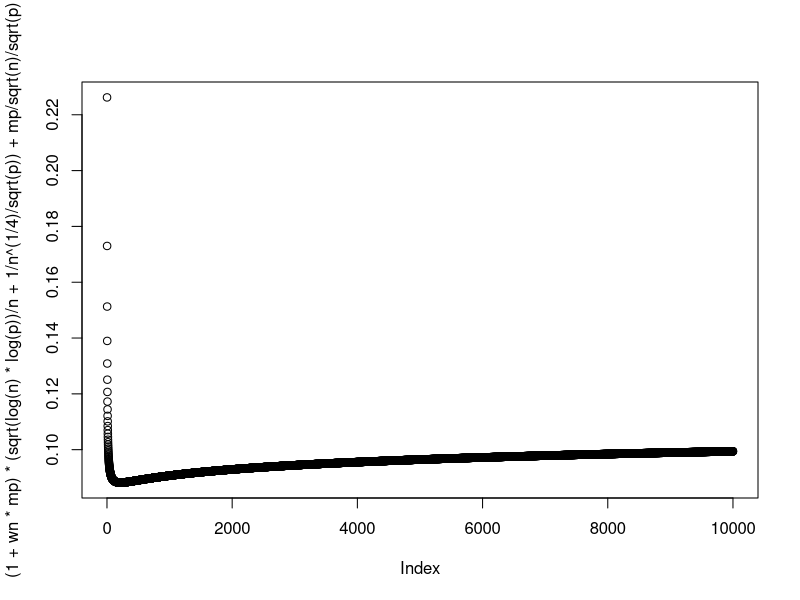
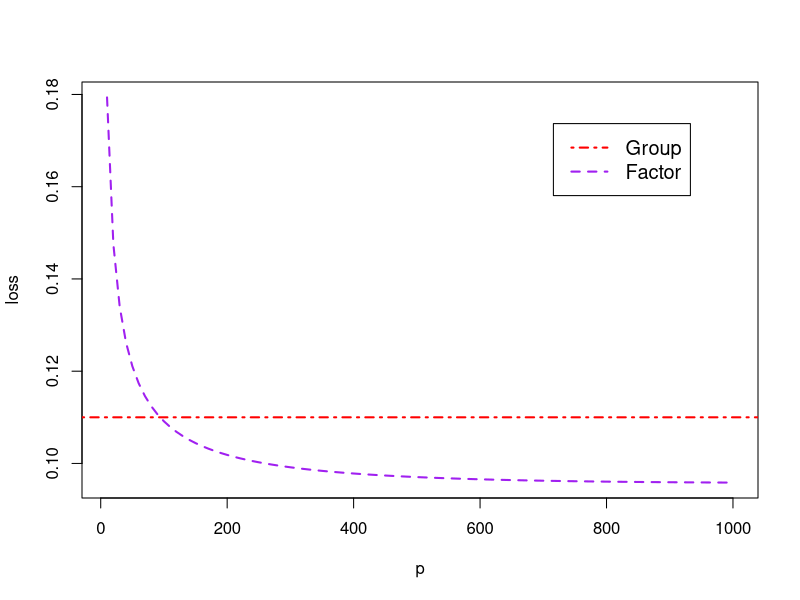
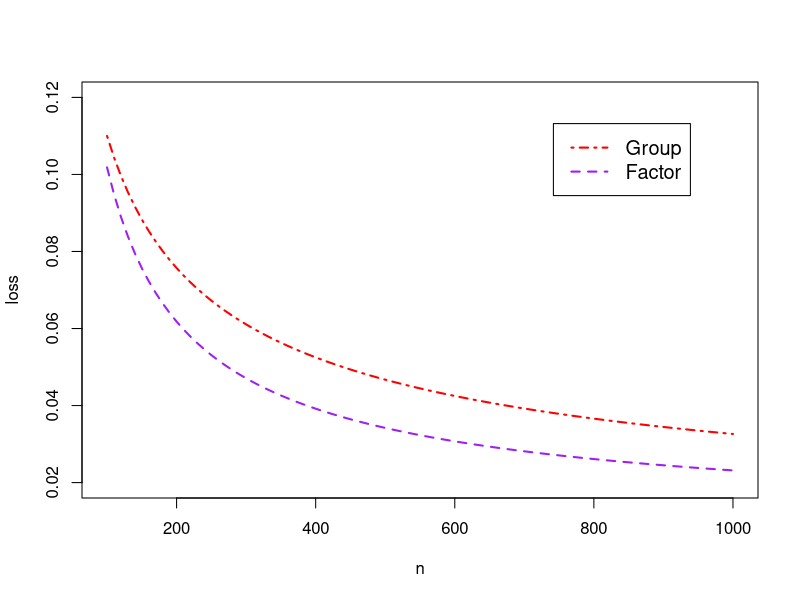
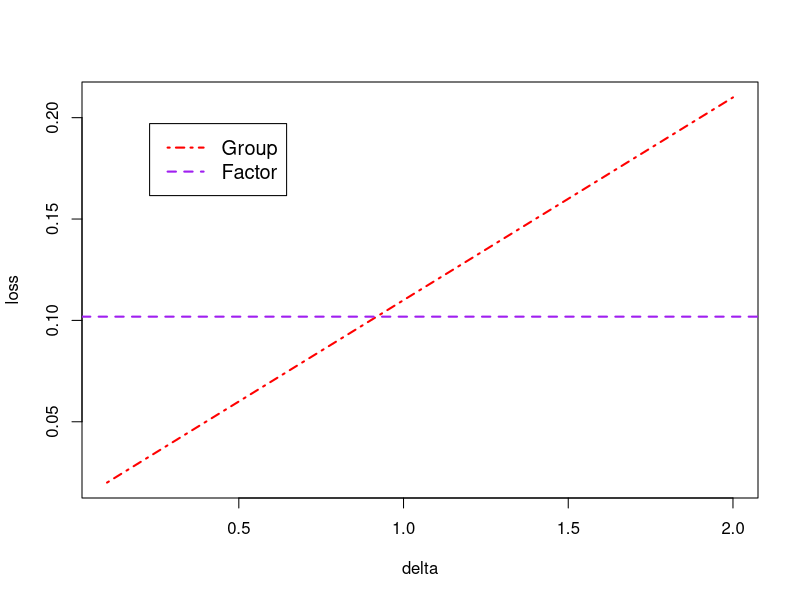

These charts were generated, in order, by the following R code:
n = 100
p = seq(10, 100000, by = 10)
mp = 1
wn = 1/sqrt(p)+sqrt(log(p)/n)
plot((1+wn*mp)*(sqrt(log(n)*log(p))/n+ 1/n^(1/4)/sqrt(p)) + mp/sqrt(n)/sqrt(p))
abline(h = 1/n)

# group vs proposed
n = 100
p = seq(10, 1000, by = 10)
delta = 1
mp = 1
wn = 1/sqrt(p)+sqrt(log(p)/n)
plot(p, sqrt(log(n)*log(p))/n + 1/n^(1/4)/sqrt(p) + mp*wn/sqrt(n), type = "l",
     ylab = "loss", col = "purple", lwd = 2, lty = 2)
abline(h=delta/sqrt(n)+1/n, col = "red", lwd = 2, lty = 4)
legend("topright", inset=.1, legend=c("Group", "Factor"),
       col=c("red", "purple"), lty=c(4, 2), lwd = 2, cex=1.2)


n = seq(100, 1000, by = 10)
p = 200
delta = 1
mp = 1
wn = 1/sqrt(p)+sqrt(log(p)/n)
plot(n, delta/sqrt(n)+1/n, ylim = c(0.02,.12),  type = "l", 
     col = "red", ylab = "loss", lwd = 2, lty = 4)
lines(n, sqrt(log(n)*log(p))/n + 1/n^(1/4)/sqrt(p) + mp*wn/sqrt(n), type = "l",
      ylab = "loss", col = "purple", lwd = 2, lty = 2)
legend("topright", inset=.1, legend=c("Group", "Factor"),
       col=c("red", "purple"), lwd = 2, lty=c(4, 2), cex=1.2)


n = 100
p = 200
delta = seq(1/sqrt(n), 2, by = 0.01)
mp = 1
wn = 1/sqrt(p)+sqrt(log(p)/n)
plot(delta, delta/sqrt(n)+1/n, type = "l", 
     col = "red", ylab = "loss", lwd = 2, lty = 4)
abline(h = sqrt(log(n)*log(p))/n + 1/n^(1/4)/sqrt(p) + mp*wn/sqrt(n), col = "purple", lwd = 2, lty = 2)
legend("topleft", inset=.1, legend=c("Group", "Factor"),
       col=c("red", "purple"), lwd = 2, lty=c(4, 2), cex=1.2)


